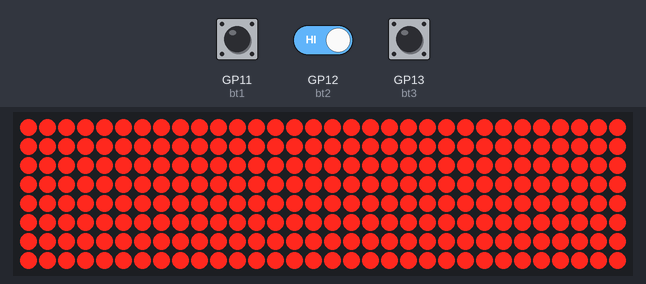
Bench run of a program on a simulated Raspberry Pi Pico running MicroPython. Shown: 32×8 LED matrix. Inputs (shaded band) come from the test bench; at power-on: GP11 (bt1) HIGH, GP12 (bt2) HIGH, GP13 (bt3) HIGH. Library files of the repository ran but are not shown: max7219.py.

Above: at 0.1 s.
2.0 s: GP11 (bt1) pulled LOW for 0.15 s
At 2.11 s:
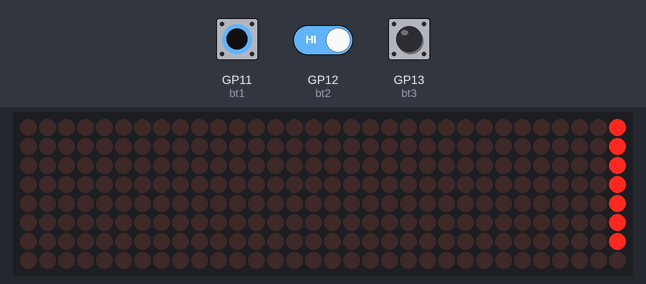
7.2 s: GP12 (bt2) driven LOW
At 8.3 s:
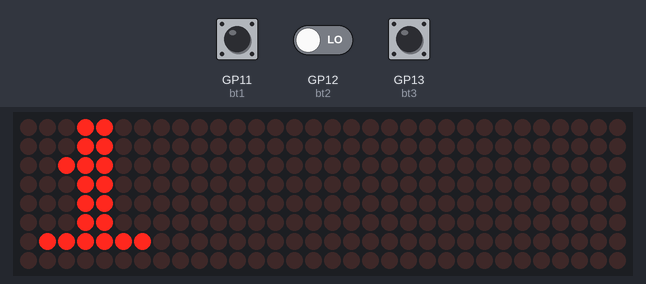
8.8 s: GP13 (bt3) pulled LOW for 0.15 s
At 9.02 s:
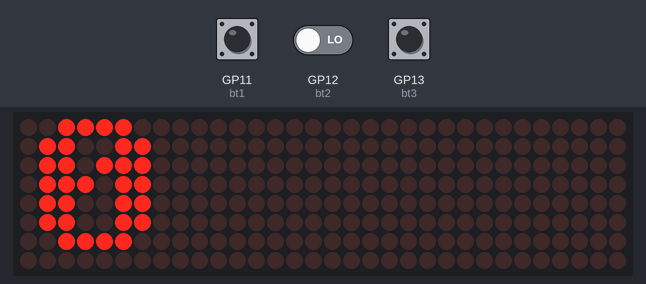

Measured:
- after the input at 2.0 s, the display: changes after 0.10 s (image 1)
- after the input at 7.2 s, the display: first changes at once (image 2 shows a later state)
- after the input at 8.8 s, the display: first changes at once (image 3 shows a later state)

The program:

main.py
```python
import max7219
from machine import Pin, SPI
from time import sleep
spi = SPI(0, baudrate=10000000, polarity=1, phase=0, sck=Pin(2), mosi=Pin(3))
ss = Pin(5, Pin.OUT)

ready = 'Ready?'
clear = 'Clear'
length = len(ready)
length = len(clear)

length = (length*12)
display = max7219.Matrix8x8(spi, ss, 4)
display.brightness(1)   # adjust brightness 1 to 15
display.fill(1)
display.show()
sleep(0.5)
display.fill(0)
display.show()
sleep(0.2)

bt1 = Pin(11, Pin.IN, Pin.PULL_UP)
bt2 = Pin(12, Pin.IN, Pin.PULL_UP)
bt3 = Pin(13, Pin.IN, Pin.PULL_UP)

# สร้างฟังก์ชันเริ่มการนับ
def start_counting(display, bt2, bt3):
    i = 0
    x = 0
    counting = True
    while counting:
        if not bt3.value():  # หยุดนับเมื่อกดปุ่ม B2
            counting = False
            break
        number_str = str(i)
        length = len(number_str)
        display.text(number_str, 0, 0, 1)
        display.show()
        sleep(0.15)
        display.text(number_str, 0, 0, 0)
        display.show()
        display.fill(0)
        i += 1
        x += 1
        if not bt2.value():  # หยุดนับเมื่อกดปุ่ม B2
            counting = False
            display.text(number_str, 0, 0, 0)
            display.stop()
            number_str2 = str(x)
            length = len(number_str2)
            display.text(number_str2, 0, 0, 1)
            display.show()
            display.stop()
            display.fill(0)
            while True:
                if not bt3.value():  # หยุดการแสดงผลเมื่อกดปุ่ม B3 อีกครั้ง
                    display.text(number_str2, 0, 0, 0)
                    display.show()
                    break

# ... โค้ดอื่น ๆ ...

# ในลูปหลัก
while True:
    B1 = bt1.value()
    B2 = bt2.value()
    B3 = bt3.value()

    if (B1 == 1) and (B2 == 1) and (B3 == 1):
        display.text(clear ,0,0,0)
        display.text(ready ,0,0,0)

    elif (B1 == 0) and (B2 == 1) and (B3 == 1):
        for x in range(32, -length, -1):
            display.text(ready ,x,0,1)
            display.show()
            sleep(0.05)
            display.fill(0)

    elif (B1 == 1) and (B2 == 0) and (B3 == 1):
        start_counting(display, bt2, bt3)

    elif (B1 == 1) and (B2 == 1) and (B3 == 0):
        for i in range(32, -length, -1):
            display.text(clear ,i,0,1)
            display.show()
            sleep(0.05)
            display.fill(0)
```
